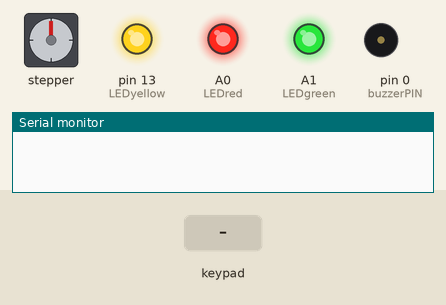
The sketch below on a simulated Arduino Uno, built with avr-gcc and run on an emulated ATmega328P. Parts: stepper motor, output pins drawn as LEDs (lit = HIGH), buzzer (waves = sounding), the last lines printed to the serial monitor. The test bench sets the inputs (shaded band). Stepper angles assume 2048 steps per turn.

Above: at 1.2 s.
1.3 s: keypad keys 4 5 6 7 pressed 0.4 s apart
At 2.9 s:
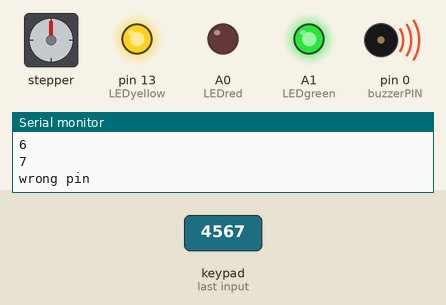
4.5 s: keypad keys 6 1 0 # pressed 0.4 s apart
At 6.6 s:
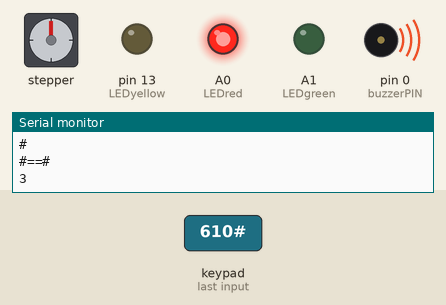
Timing chart, 0 to 32.2 s (numbered marks = the images above; inputs shaded):
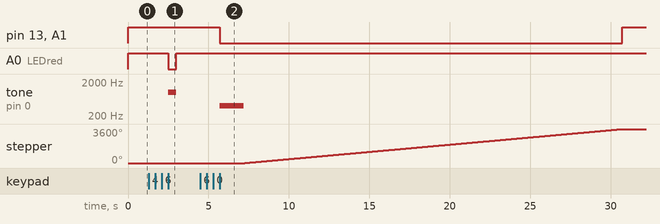

Measured:
- after the input at 1.3 s, A0 (LEDred): HIGH → LOW after 1.2 s, → HIGH 0.50 s later; tone on pin 0 (buzzerPIN): silent → 1000 Hz after 1.2 s, → silent 0.50 s later
- after the input at 4.5 s, pin 13 (LEDyellow), A1 (LEDgreen): HIGH → LOW after 1.2 s, → HIGH 25.0 s later; tone on pin 0 (buzzerPIN): silent → 400 Hz after 1.2 s, → silent 1.5 s later; stepper: turns 3600° clockwise in 23.5 s, starting after 2.7 s

The sketch:

automatic_door_controller.ino
```cpp
#include <Stepper.h>
#include <AccelStepper.h>
#include <Keypad.h>

// Define number of steps per rotation:
const int stepsPerRevolution = 2048;

const int buttonPin = 1;


int buttonState = 0;         // variable for reading the pushbutton status
bool direzione = true;
int contagiri = 0;
int N_GIRI_CHIUSURA = 5;

String password = "610#";  // SETTING DEFAULT PASSWORD.
int _position = 0; // VARIABLE FOR DETERMINING THE POSITION.
int wrong = 0;
int total = 0;

// Motor pin definitions:
#define motorPin1  9      // IN1 on the ULN2003 driver
#define motorPin2  10      // IN2 on the ULN2003 driver
#define motorPin3  11     // IN3 on the ULN2003 driver
#define motorPin4  12     // IN4 on the ULN2003 driver

// Define the AccelStepper interface type; 4 wire motor in half step mode:
#define MotorInterfaceType 8

// Initialize with pin sequence IN1-IN3-IN2-IN4 for using the AccelStepper library with 28BYJ-48 stepper motor:
AccelStepper stepper = AccelStepper(MotorInterfaceType, motorPin1, motorPin3, motorPin2, motorPin4);

const int LEDyellow = 13;
const int LEDred = A0;
const int LEDgreen = A1;

int buzzerPIN = 0;

char keys[4][3] = { // LAYOUT OF KEYPAD
  {'1', '2', '3'},
  {'4', '5', '6'},
  {'7', '8', '9'},
  {'*', '0', '#'}
};

byte rowPin[4] = {4, 5, 6, 7}; // ROW PINS OF KEYPAD
byte colPin[4] = {3, 2, A4, A5}; // COLUMN PINS OF KEYPAD

Keypad keypad = Keypad(makeKeymap(keys), rowPin, colPin, 4, 3);


void setup() {
  // Set the speed to 5 rpm:
  stepper.setMaxSpeed(1000);

  // Begin Serial communication at a baud rate of 9600:
  Serial.begin(9600);

  // initialize the pushbutton pin as an input:
  pinMode(buttonPin, INPUT_PULLUP);
  pinMode(LEDyellow, OUTPUT);
  pinMode(LEDgreen, OUTPUT);
  pinMode(LEDred, OUTPUT);
  pinMode(buzzerPIN, OUTPUT);

}
void loop() {
  char pressed = keypad.getKey(); // TAKING THE INPUT FROM KEYPAD
  String key[4];
  digitalWrite(LEDyellow, HIGH);
  digitalWrite(LEDred, HIGH);
  digitalWrite(LEDgreen, HIGH);


  if (pressed) // IF THE KEY IS PRESSED
  {
    Serial.println(pressed);
    if (pressed == '*')
    {
      _position = 0;
    }
    else if (pressed == password[_position])
    {
      Serial.println((String)pressed + "==" + password[_position]);
      Serial.println((String)_position);
      key[_position] = pressed;
      _position++;
    }

    else if (pressed != password[_position] )
    { // IN CASE OF WRONG INPUT INCREMENT BOTH WRONG AND POSITION.
      wrong++;
      _position ++;
    }

    if (_position == 4)
    { // WHEN POSITION == 3 THEN CHECK THE FOLLOWING
      if ( wrong > 0) // IF ANY WRONG INPUT IF GIVEN THEN INCREMENT TOTAL AND
        // SET WRONG AND POSITION TO ZERO.
      {
        total++;
        wrong = 0;
        _position = 0;
        Serial.println("wrong pin");
        tone(buzzerPIN, 1000, 500);
        digitalWrite(LEDred, LOW);
        delay(500);
        noTone(buzzerPIN);
      }

      else if (_position == 4 && wrong == 0)
      { // IF NO WRONG VALUE IS GIVEN THEN DISPLAY THE ACCEPTED PASSWORD AND
        // MOVE THE SERVO MOTOR.
        _position = 0;
        wrong = 0;

        digitalWrite(LEDyellow, HIGH);
        //if (digitalRead(buttonPin) == LOW) {
        if (direzione) {
          stepper.setCurrentPosition(0);
          tone(buzzerPIN, 400, 1500);
          digitalWrite(LEDyellow, LOW);
          digitalWrite(LEDgreen, LOW);
          delay(1500);
          noTone(buzzerPIN);
          while (stepper.currentPosition() != 4096 * N_GIRI_CHIUSURA) {
            stepper.setSpeed(1100);
            stepper.runSpeed();
          }
          direzione = !direzione;
        }
        else {
          stepper.setCurrentPosition(0);
          tone(buzzerPIN, 400, 1500);
          digitalWrite(LEDyellow, LOW);
          digitalWrite(LEDgreen, LOW);
          delay(1500);
          noTone(buzzerPIN);
          while (stepper.currentPosition() != -4096 * N_GIRI_CHIUSURA) {
            stepper.setSpeed(-1100);
            stepper.runSpeed();

          }
          direzione = !direzione;
        }
        //}
      }
      if (total == 4) // IF TOTAL OF 3 ATTEMPTS ARE DONE BY ENTERING WRONG PASS
        //WORD THEN SOUND A BUZZER AND SET TOTAL TO 0.
      {
        total = 0;
        //buzzer_beep();
        //delay(500);
      }
    }
  }
}
```
